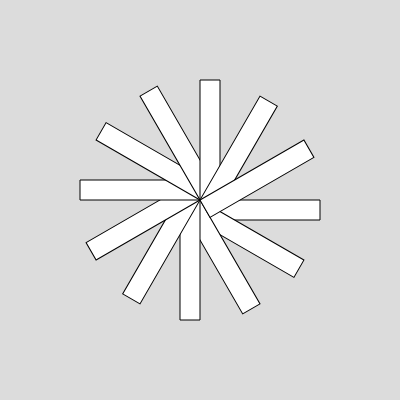
Frame 1 (no input)
Frame 60 (no input): identical to frame 1, image omitted
Frame 120 (the mouse pressed at the canvas centre since frame 60): identical to frame 1, image omitted

The p5.js sketch that drew this single still picture (run headless with seeded random() and noise() and a simulated clock; from frame 60 on, the mouse is pressed at the canvas centre):

// p5.js sketch
// ── sketch.js
function setup() {
  createCanvas(400, 400);
  angleMode(DEGREES);
}

function draw() {
  background(220);

  for (let angle = 0; angle < 360; angle += 30) {
    push();
    translate(width / 2, height / 2);
    rotate(angle);
    rect(0, 0, 120, 20);
    pop();
  }
}
